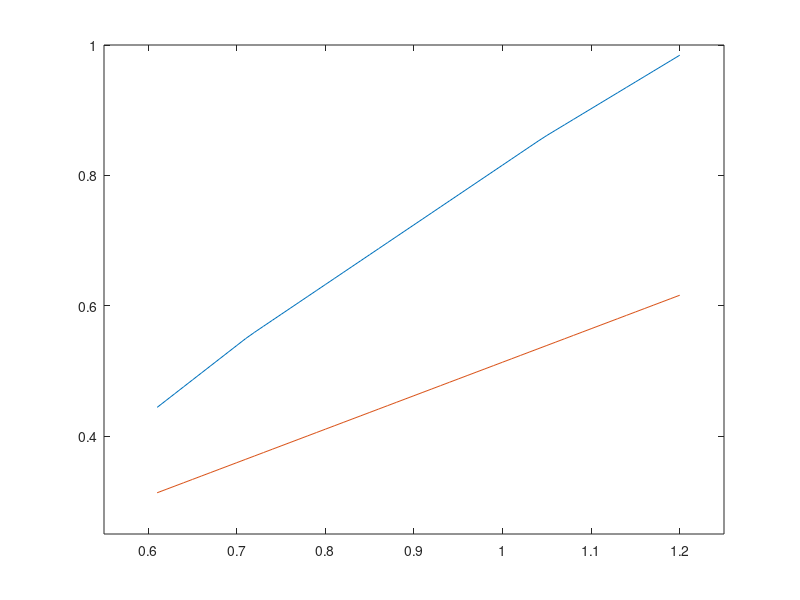

MATLAB code for this plot:
%% FOV computation for structured-light camera
clc,clear all, close all
lmin=0.6;
lmax=1.2;
delta_l=0.01;
num=(lmax-lmin)/delta_l;

distance=zeros(1,num);
width=zeros(1,num);
height=zeros(1,num);
for i=1:1:num
    distance(i)=lmin+i*delta_l;
    l=distance(i);
    
    wl1=tan(abs(-20.826)*pi/180)*l+0.1;
    wl2=tan(abs(28.826)*pi/180)*l-0.1;
    wl3=tan(22.3*pi/180)*l;
    wr1=tan(abs(26.826)*pi/180)*l-0.1;
    wr2=tan(abs(-18.826)*pi/180)*l+0.1;
    wr3=tan(22.3*pi/180)*l;
    w=min(wl1,min(wl2,wl3))+min(wr1,min(wr2,wr3));
    
    h1=tan(abs(18.32)*pi/180)*l*2;
    h2=tan(14.4*pi/180)*l*2;
    h=min(h1,h2);
    
    width(i)=w;
    height(i)=h;
    
    if abs(l-1.200)<0.01
        best_width=width(i);
        best_height=height(i);
    end
end

figure;
plot(distance,width);
hold on;
plot(distance,height);
axis([0.55,1.25,0.25,1]);
hold off;
best_width
best_height

% 0.72:0.45




